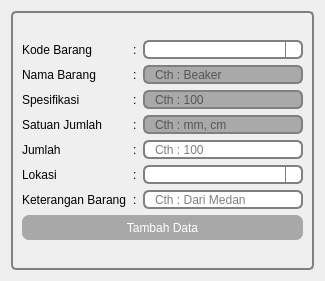
<?xml version="1.0" encoding="UTF-8"?>
<ui version="4.0">
 <class>Form</class>
 <widget class="QWidget" name="Form">
  <property name="geometry">
   <rect>
    <x>0</x>
    <y>0</y>
    <width>325</width>
    <height>281</height>
   </rect>
  </property>
  <property name="windowTitle">
   <string>Form</string>
  </property>
  <layout class="QVBoxLayout" name="verticalLayout_2">
   <item>
    <widget class="QGroupBox" name="groupBox">
     <property name="styleSheet">
      <string notr="true">QGroupBox {
   
    border: 2px solid gray;
    border-radius: 5px;
    margin-top: 1ex; /* leave space at the top for the title */
}

QGroupBox::title {
    subcontrol-origin: margin;
    subcontrol-position: top center; /* position at the top center */

    
}</string>
     </property>
     <property name="title">
      <string/>
     </property>
     <layout class="QVBoxLayout" name="verticalLayout">
      <item>
       <layout class="QGridLayout" name="gridLayout">
        <item row="0" column="1">
         <widget class="QLabel" name="label_12">
          <property name="sizePolicy">
           <sizepolicy hsizetype="Fixed" vsizetype="Fixed">
            <horstretch>0</horstretch>
            <verstretch>0</verstretch>
           </sizepolicy>
          </property>
          <property name="maximumSize">
           <size>
            <width>16777215</width>
            <height>21</height>
           </size>
          </property>
          <property name="styleSheet">
           <string notr="true">QLabel {color:black;border:0px;font: 15px &quot;Open Sans&quot;;
padding: 0 0px;}
</string>
          </property>
          <property name="text">
           <string>:</string>
          </property>
          <property name="alignment">
           <set>Qt::AlignLeading|Qt::AlignLeft|Qt::AlignVCenter</set>
          </property>
         </widget>
        </item>
        <item row="3" column="0">
         <widget class="QLabel" name="label_7">
          <property name="styleSheet">
           <string notr="true">QLabel {color:black;border:0px;font: 15px &quot;Open Sans&quot;;
padding: 0 0px;}
</string>
          </property>
          <property name="text">
           <string>Satuan Jumlah</string>
          </property>
         </widget>
        </item>
        <item row="4" column="2" colspan="2">
         <widget class="QLineEdit" name="jumlah">
          <property name="maximumSize">
           <size>
            <width>160</width>
            <height>19</height>
           </size>
          </property>
          <property name="styleSheet">
           <string notr="true">QLineEdit{border: 2px solid gray;
border-radius: 6px;
padding: 0 8px;
min-height: 15px ;
max-height:15px;
}

QLineEdit:read-only {
    background: darkgray;
}</string>
          </property>
          <property name="placeholderText">
           <string>Cth : 100</string>
          </property>
         </widget>
        </item>
        <item row="5" column="1">
         <widget class="QLabel" name="label_19">
          <property name="sizePolicy">
           <sizepolicy hsizetype="Fixed" vsizetype="Fixed">
            <horstretch>0</horstretch>
            <verstretch>0</verstretch>
           </sizepolicy>
          </property>
          <property name="maximumSize">
           <size>
            <width>16777215</width>
            <height>21</height>
           </size>
          </property>
          <property name="styleSheet">
           <string notr="true">QLabel {color:black;border:0px;font: 15px &quot;Open Sans&quot;;
padding: 0 0px;}
</string>
          </property>
          <property name="text">
           <string>:</string>
          </property>
          <property name="alignment">
           <set>Qt::AlignLeading|Qt::AlignLeft|Qt::AlignVCenter</set>
          </property>
         </widget>
        </item>
        <item row="4" column="0">
         <widget class="QLabel" name="label_6">
          <property name="styleSheet">
           <string notr="true">QLabel {color:black;border:0px;font: 15px &quot;Open Sans&quot;;
padding: 0 0px;}
</string>
          </property>
          <property name="text">
           <string>Jumlah</string>
          </property>
         </widget>
        </item>
        <item row="3" column="1">
         <widget class="QLabel" name="label_15">
          <property name="sizePolicy">
           <sizepolicy hsizetype="Fixed" vsizetype="Fixed">
            <horstretch>0</horstretch>
            <verstretch>0</verstretch>
           </sizepolicy>
          </property>
          <property name="maximumSize">
           <size>
            <width>16777215</width>
            <height>21</height>
           </size>
          </property>
          <property name="styleSheet">
           <string notr="true">QLabel {color:black;border:0px;font: 15px &quot;Open Sans&quot;;
padding: 0 0px;}
</string>
          </property>
          <property name="text">
           <string>:</string>
          </property>
          <property name="alignment">
           <set>Qt::AlignLeading|Qt::AlignLeft|Qt::AlignVCenter</set>
          </property>
         </widget>
        </item>
        <item row="7" column="0" colspan="4">
         <widget class="QPushButton" name="apply">
          <property name="minimumSize">
           <size>
            <width>0</width>
            <height>25</height>
           </size>
          </property>
          <property name="styleSheet">
           <string notr="true">QPushButton {color:white; background-color:rgb(168, 168, 168);border:0px;font: 13px &quot;Open Sans&quot;;
border-radius: 7px;

padding: 0 8px;}


QPushButton:pressed {
    background-color: qlineargradient(x1: 0, y1: 0, x2: 0, y2: 1,
                                      stop: 0 #dadbde, stop: 1 #f6f7fa);
}


QPushButton:hover {
  background-color:rgb(61, 61, 61)
}

</string>
          </property>
          <property name="text">
           <string>Tambah Data</string>
          </property>
         </widget>
        </item>
        <item row="1" column="2" colspan="2">
         <widget class="QLineEdit" name="nama_barang">
          <property name="enabled">
           <bool>false</bool>
          </property>
          <property name="minimumSize">
           <size>
            <width>0</width>
            <height>19</height>
           </size>
          </property>
          <property name="maximumSize">
           <size>
            <width>160</width>
            <height>19</height>
           </size>
          </property>
          <property name="styleSheet">
           <string notr="true">QLineEdit{border: 2px solid gray;
border-radius: 6px;
padding: 0 8px;
min-height: 15px ;
max-height:15px;
}

QLineEdit:read-only {
    background: darkgray;
}</string>
          </property>
          <property name="readOnly">
           <bool>true</bool>
          </property>
          <property name="placeholderText">
           <string>Cth : Beaker</string>
          </property>
         </widget>
        </item>
        <item row="2" column="1">
         <widget class="QLabel" name="label_14">
          <property name="sizePolicy">
           <sizepolicy hsizetype="Fixed" vsizetype="Fixed">
            <horstretch>0</horstretch>
            <verstretch>0</verstretch>
           </sizepolicy>
          </property>
          <property name="maximumSize">
           <size>
            <width>16777215</width>
            <height>21</height>
           </size>
          </property>
          <property name="styleSheet">
           <string notr="true">QLabel {color:black;border:0px;font: 15px &quot;Open Sans&quot;;
padding: 0 0px;}
</string>
          </property>
          <property name="text">
           <string>:</string>
          </property>
          <property name="alignment">
           <set>Qt::AlignLeading|Qt::AlignLeft|Qt::AlignVCenter</set>
          </property>
         </widget>
        </item>
        <item row="1" column="0">
         <widget class="QLabel" name="label_2">
          <property name="styleSheet">
           <string notr="true">QLabel {color:black;border:0px;font: 15px &quot;Open Sans&quot;;
padding: 0 0px;}
</string>
          </property>
          <property name="text">
           <string>Nama Barang</string>
          </property>
         </widget>
        </item>
        <item row="3" column="2" colspan="2">
         <widget class="QLineEdit" name="satuan_jumlah">
          <property name="enabled">
           <bool>false</bool>
          </property>
          <property name="maximumSize">
           <size>
            <width>160</width>
            <height>19</height>
           </size>
          </property>
          <property name="styleSheet">
           <string notr="true">QLineEdit{border: 2px solid gray;
border-radius: 6px;
padding: 0 8px;
min-height: 15px ;
max-height:15px;
}

QLineEdit:read-only {
    background: darkgray;
}</string>
          </property>
          <property name="readOnly">
           <bool>true</bool>
          </property>
          <property name="placeholderText">
           <string>Cth : mm, cm</string>
          </property>
         </widget>
        </item>
        <item row="6" column="2" colspan="2">
         <widget class="QLineEdit" name="keterangan">
          <property name="maximumSize">
           <size>
            <width>160</width>
            <height>19</height>
           </size>
          </property>
          <property name="styleSheet">
           <string notr="true">QLineEdit{border: 2px solid gray;
border-radius: 6px;
padding: 0 8px;
min-height: 15px ;
max-height:15px;
}

QLineEdit:read-only {
    background: darkgray;
}</string>
          </property>
          <property name="text">
           <string/>
          </property>
          <property name="readOnly">
           <bool>false</bool>
          </property>
          <property name="placeholderText">
           <string>Cth : Dari Medan</string>
          </property>
         </widget>
        </item>
        <item row="6" column="0">
         <widget class="QLabel" name="label_9">
          <property name="styleSheet">
           <string notr="true">QLabel {color:black;border:0px;font: 15px &quot;Open Sans&quot;;
padding: 0 0px;}
</string>
          </property>
          <property name="text">
           <string>Keterangan Barang</string>
          </property>
         </widget>
        </item>
        <item row="5" column="2" colspan="2">
         <widget class="CustomComboBox" name="lokasi">
          <property name="maximumSize">
           <size>
            <width>160</width>
            <height>19</height>
           </size>
          </property>
          <property name="styleSheet">
           <string notr="true">QComboBox {border: 2px solid gray;
border-radius:6px;
padding: 0 8px;
min-height: 15px ;
max-height:15px;
selection-background-color: darkgray; }

QComboBox::drop-down {
    subcontrol-origin: padding;
    subcontrol-position: top right;
    width: 15px;

    border-left-width: 1px;
    border-left-color: gray;
    border-left-style: solid; /* just a single line */
  	border-top-right-radius: 6px; /* same radius as the QComboBox */
    border-bottom-right-radius: 6px;
}

QComboBox::down-arrow {
	image: url(:/newPrefix/drop-down-arrow.png);
	width: 13px;
    height: 13px;
}

QComboBox::down-arrow:on { /* shift the arrow when popup is open */
    top: 1px;
    left: 1px;
}

QComboBox QAbstractItemView {
    border: 3px solid darkgray;
    selection-background-color: gray;
}</string>
          </property>
          <property name="editable">
           <bool>true</bool>
          </property>
          <property name="placeholderText">
           <string>WOI</string>
          </property>
         </widget>
        </item>
        <item row="5" column="0">
         <widget class="QLabel" name="label_10">
          <property name="styleSheet">
           <string notr="true">QLabel {color:black;border:0px;font: 15px &quot;Open Sans&quot;;
padding: 0 0px;}
</string>
          </property>
          <property name="text">
           <string>Lokasi</string>
          </property>
         </widget>
        </item>
        <item row="2" column="0">
         <widget class="QLabel" name="label_5">
          <property name="styleSheet">
           <string notr="true">QLabel {color:black;border:0px;font: 15px &quot;Open Sans&quot;;
padding: 0 0px;}
</string>
          </property>
          <property name="text">
           <string>Spesifikasi</string>
          </property>
         </widget>
        </item>
        <item row="1" column="1">
         <widget class="QLabel" name="label_13">
          <property name="sizePolicy">
           <sizepolicy hsizetype="Fixed" vsizetype="Fixed">
            <horstretch>0</horstretch>
            <verstretch>0</verstretch>
           </sizepolicy>
          </property>
          <property name="maximumSize">
           <size>
            <width>16777215</width>
            <height>21</height>
           </size>
          </property>
          <property name="styleSheet">
           <string notr="true">QLabel {color:black;border:0px;font: 15px &quot;Open Sans&quot;;
padding: 0 0px;}
</string>
          </property>
          <property name="text">
           <string>:</string>
          </property>
          <property name="alignment">
           <set>Qt::AlignLeading|Qt::AlignLeft|Qt::AlignVCenter</set>
          </property>
         </widget>
        </item>
        <item row="6" column="1">
         <widget class="QLabel" name="label_18">
          <property name="sizePolicy">
           <sizepolicy hsizetype="Fixed" vsizetype="Fixed">
            <horstretch>0</horstretch>
            <verstretch>0</verstretch>
           </sizepolicy>
          </property>
          <property name="maximumSize">
           <size>
            <width>16777215</width>
            <height>21</height>
           </size>
          </property>
          <property name="styleSheet">
           <string notr="true">QLabel {color:black;border:0px;font: 15px &quot;Open Sans&quot;;
padding: 0 0px;}
</string>
          </property>
          <property name="text">
           <string>:</string>
          </property>
          <property name="alignment">
           <set>Qt::AlignLeading|Qt::AlignLeft|Qt::AlignVCenter</set>
          </property>
         </widget>
        </item>
        <item row="2" column="2" colspan="2">
         <widget class="QLineEdit" name="spesifikasi">
          <property name="enabled">
           <bool>false</bool>
          </property>
          <property name="maximumSize">
           <size>
            <width>160</width>
            <height>19</height>
           </size>
          </property>
          <property name="styleSheet">
           <string notr="true">QLineEdit{border: 2px solid gray;
border-radius: 6px;
padding: 0 8px;
min-height: 15px ;
max-height:15px;
}

QLineEdit:read-only {
    background: darkgray;
}</string>
          </property>
          <property name="readOnly">
           <bool>true</bool>
          </property>
          <property name="placeholderText">
           <string>Cth : 100</string>
          </property>
         </widget>
        </item>
        <item row="0" column="2" colspan="2">
         <widget class="CustomComboBox" name="kodebarang">
          <property name="maximumSize">
           <size>
            <width>160</width>
            <height>19</height>
           </size>
          </property>
          <property name="font">
           <font>
            <pointsize>8</pointsize>
           </font>
          </property>
          <property name="focusPolicy">
           <enum>Qt::WheelFocus</enum>
          </property>
          <property name="styleSheet">
           <string notr="true">QComboBox {border: 2px solid gray;
border-radius:6px;
padding: 0 8px;
min-height: 15px ;
max-height:15px;
selection-background-color: darkgray; }

QComboBox::drop-down {
    subcontrol-origin: padding;
    subcontrol-position: top right;
    width: 15px;

    border-left-width: 1px;
    border-left-color: gray;
    border-left-style: solid; /* just a single line */
  	border-top-right-radius: 6px; /* same radius as the QComboBox */
    border-bottom-right-radius: 6px;
}

QComboBox::down-arrow {
	image: url(:/newPrefix/drop-down-arrow.png);
	width: 13px;
    height: 13px;
}

QComboBox::down-arrow:on { /* shift the arrow when popup is open */
    top: 1px;
    left: 1px;
}

QComboBox QAbstractItemView {
    border: 3px solid darkgray;
    selection-background-color: gray;
}</string>
          </property>
          <property name="editable">
           <bool>true</bool>
          </property>
          <property name="insertPolicy">
           <enum>QComboBox::NoInsert</enum>
          </property>
          <property name="placeholderText">
           <string>WOI</string>
          </property>
         </widget>
        </item>
        <item row="0" column="0">
         <widget class="QLabel" name="label">
          <property name="styleSheet">
           <string notr="true">QLabel {color:black;border:0px;font: 15px &quot;Open Sans&quot;;
padding: 0 0px;}
</string>
          </property>
          <property name="text">
           <string>Kode Barang</string>
          </property>
         </widget>
        </item>
        <item row="4" column="1">
         <widget class="QLabel" name="label_17">
          <property name="sizePolicy">
           <sizepolicy hsizetype="Fixed" vsizetype="Fixed">
            <horstretch>0</horstretch>
            <verstretch>0</verstretch>
           </sizepolicy>
          </property>
          <property name="maximumSize">
           <size>
            <width>16777215</width>
            <height>21</height>
           </size>
          </property>
          <property name="styleSheet">
           <string notr="true">QLabel {color:black;border:0px;font: 15px &quot;Open Sans&quot;;
padding: 0 0px;}
</string>
          </property>
          <property name="text">
           <string>:</string>
          </property>
          <property name="alignment">
           <set>Qt::AlignLeading|Qt::AlignLeft|Qt::AlignVCenter</set>
          </property>
         </widget>
        </item>
       </layout>
      </item>
     </layout>
    </widget>
   </item>
  </layout>
 </widget>
 <customwidgets>
  <customwidget>
   <class>CustomComboBox</class>
   <extends>QComboBox</extends>
   <header>MyWidgets</header>
  </customwidget>
 </customwidgets>
 <tabstops>
  <tabstop>jumlah</tabstop>
  <tabstop>lokasi</tabstop>
  <tabstop>keterangan</tabstop>
  <tabstop>apply</tabstop>
  <tabstop>satuan_jumlah</tabstop>
  <tabstop>kodebarang</tabstop>
  <tabstop>nama_barang</tabstop>
  <tabstop>spesifikasi</tabstop>
 </tabstops>
 <resources>
  <include location="../data/ui/logo.qrc"/>
 </resources>
 <connections/>
</ui>
